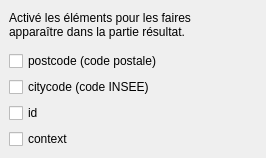
<?xml version="1.0" encoding="UTF-8"?>
<ui version="4.0">
 <class>Form</class>
 <widget class="QWidget" name="Form">
  <property name="geometry">
   <rect>
    <x>0</x>
    <y>0</y>
    <width>266</width>
    <height>158</height>
   </rect>
  </property>
  <property name="sizePolicy">
   <sizepolicy hsizetype="Preferred" vsizetype="Preferred">
    <horstretch>0</horstretch>
    <verstretch>0</verstretch>
   </sizepolicy>
  </property>
  <property name="minimumSize">
   <size>
    <width>266</width>
    <height>158</height>
   </size>
  </property>
  <property name="maximumSize">
   <size>
    <width>266</width>
    <height>158</height>
   </size>
  </property>
  <property name="windowTitle">
   <string>Paramètre résultat</string>
  </property>
  <widget class="QCheckBox" name="cbox_postcode">
   <property name="geometry">
    <rect>
     <x>9</x>
     <y>51</y>
     <width>151</width>
     <height>20</height>
    </rect>
   </property>
   <property name="text">
    <string>postcode (code postale)</string>
   </property>
  </widget>
  <widget class="QCheckBox" name="cbox_citycode">
   <property name="geometry">
    <rect>
     <x>9</x>
     <y>77</y>
     <width>141</width>
     <height>20</height>
    </rect>
   </property>
   <property name="text">
    <string>citycode (code INSEE)</string>
   </property>
  </widget>
  <widget class="QCheckBox" name="cbox_id">
   <property name="geometry">
    <rect>
     <x>9</x>
     <y>103</y>
     <width>33</width>
     <height>20</height>
    </rect>
   </property>
   <property name="text">
    <string>id</string>
   </property>
  </widget>
  <widget class="QCheckBox" name="cbox_type">
   <property name="geometry">
    <rect>
     <x>9</x>
     <y>129</y>
     <width>63</width>
     <height>20</height>
    </rect>
   </property>
   <property name="text">
    <string>context</string>
   </property>
  </widget>
  <widget class="QLabel" name="label">
   <property name="geometry">
    <rect>
     <x>9</x>
     <y>9</y>
     <width>233</width>
     <height>32</height>
    </rect>
   </property>
   <property name="text">
    <string>Activé les éléments pour les faires apparaître dans la partie résultat.</string>
   </property>
   <property name="wordWrap">
    <bool>true</bool>
   </property>
  </widget>
 </widget>
 <resources/>
 <connections/>
</ui>
